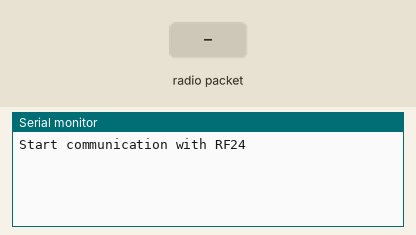
Simulated run of this sketch. Board: Arduino Uno, built with avr-gcc and run on an emulated ATmega328P. On the bench: the last lines printed to the serial monitor. The inputs (shaded band) are chosen by the test bench. No radio packets arrive unless stated.

Above: at 1.2 s.
1.3 s: radio packet "1" arrives
At 1.9 s:
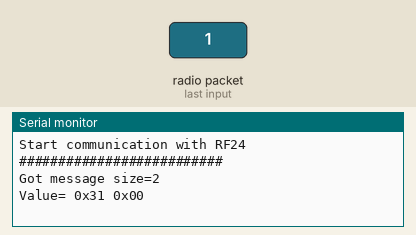
2.8 s: radio packet "0" arrives
At 4.0 s:
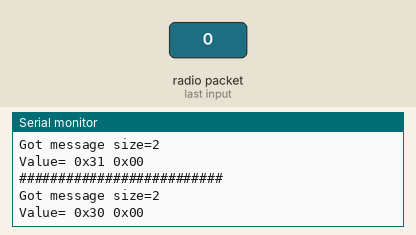
4.3 s: radio packet "2" arrives
At 5.4 s:
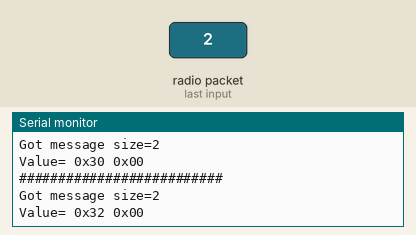

The sketch:

Indicator.ino
```cpp
#include <RFUtil.h>
#include <RF24_config.h>
#include <RF24.h>
#include <printf.h>
#include <nRF24L01.h>

// Address of device. Used for communication in RF network, each device need to have an unique address
#define DEVICE_ADDRESS 0xAA01

// Hardware pins definition
#define PIN_RF_CE 7 // Chip Enable of RF module
#define PIN_RF_CSN 8 // Chip Select Not of RF module

// Setup nRF24L01 radio with SPI bus, CE and CSN pin
RF24 radio(PIN_RF_CE, PIN_RF_CSN);
// RFUtil contains all neccessary meta data and function to use with RF module
// like PIPES_ADDRESS, MAX_PAYLOAD_SIZE, MAX_WAITING_MILLIS...
RFUtil rfUtil;

// Payload variables
// the receive_payload will contains the payload get from RF module in RXMODE
// the send_payload will contains the payload to be send by RF module in TXMODE
char receive_payload[MAX_PAYLOAD_SIZE + 1];
char send_payload[MAX_PAYLOAD_SIZE + 1];
char ack_payload[3];

// This function will send an ACK payload from this device
void sendAckPayload() {
  Serial.println(F("Start sendAckPayload"));
	radio.stopListening();
	radio.write(ack_payload, 3);
	Serial.print(F("Sent message: "));
	rfUtil.printHex8((uint8_t *)ack_payload, 3);
}

// This function will send the payload stored in send_payload
// After the payload has been sent, the device will change in to standby mode to wait for ACK payload from target
void sendPayload(uint8_t payloadSize) {
	radio.stopListening();
	radio.write(send_payload, payloadSize);
	radio.startListening();
	Serial.print(F("Sent message: "));
	rfUtil.printHex8((uint8_t *)send_payload, payloadSize);
}

// This function will make the device stop working and wait for an ACK payload
// in case no ACK payload after a limited time, or the payload receive from target is not an ACK payload,
// the device will resend the payload stored in send_payload
bool waitAckPayload(uint8_t payloadSize) {
	unsigned long startWaitingAt = millis();
	bool timeout = false;
	bool resend = false;
	while (!timeout && !resend) {
		if (radio.available()) {
			uint8_t len = radio.getDynamicPayloadSize();
			radio.read(receive_payload, len);

			// Spew it
			Serial.print(F("Got response size="));
			Serial.println(len);
			Serial.print(F("Value= "));
			rfUtil.printHex8((uint8_t *)receive_payload, len);

			if (rfUtil.isTarget(receive_payload, DEVICE_ADDRESS)) {
				if (receive_payload[2] != CMD_ACK) {
					resend = true;
				}
				else {
					return true;
				}
			}
		}
		if ((millis() - startWaitingAt) > MAX_WAITING_MILLIS) {
			timeout = true;
		}
	}
	if (timeout || resend) {
		return false;
	}
}

// This function will check the payload stored in receive_payload and process based on the content of payload
void processPayload(char payload[], uint8_t payloadSize) {
  // Check the target of payload
  if (rfUtil.isTarget(payload, DEVICE_ADDRESS)) {
    // Payload error detecting
    if (rfUtil.isValidated(payload, payloadSize)) {
      Serial.println(F("Validate OK"));
			// send ACK message
			sendAckPayload();
			// execute command
			uint8_t command = rfUtil.getCommand((uint8_t *)payload);
			switch (command)
			{
				//      case CMD_LOT_STATUS: {
				//        Serial.println(F("Start sending status"));
				//        if (sensorStatus == true) {
				//          payloadSize = rfUtil.generatePayload(send_payload, DEVICE_ADDRESS, CMD_DETECTED);
				//        }
				//        else {
				//          payloadSize = rfUtil.generatePayload(send_payload, DEVICE_ADDRESS, CMD_UNDETECTED);
				//        }
				//        sendPayloadProcess(payloadSize);
				//        break;
				//      }
			default:
				break;
			}
		}
		else {
			Serial.println(F("WRONG CHECKSUM"));
		}
	}
	else {
		//TODO: hop payload
	}
}

// This function will processes the payload by resend the payload multiple times until receive the ACK payload
// The process will break and back to main process of device after a set number of resend
bool sendPayloadProcess(uint8_t payloadSize)
{
	if (payloadSize > 0) {
		bool ack = false;
		uint8_t resendTime = 0;
		while ((!ack) && (resendTime < MAX_RESEND_PAYLOAD)) {
			sendPayload(payloadSize);
			ack = waitAckPayload(payloadSize);
			resendTime++;
		}
		return ack;
	}
	return false;
}

void setup()
{
	// Print preamble
	Serial.begin(115200);
	printf_begin();
	Serial.println(F("Start communication with RF24"));
	// Setup rf radio
	radio.begin();
	radio.enableDynamicPayloads();
	radio.setRetries(5, 15);
	radio.openWritingPipe(rfUtil.getPipeAddress(1));
	radio.openReadingPipe(1, rfUtil.getPipeAddress(0));
	radio.startListening();
	radio.printDetails();
	// Create ack payload
	rfUtil.generateAckPayload(ack_payload, DEVICE_ADDRESS);
}

void loop()
{
	while (true) {
		if (radio.available()) {
			Serial.println("##########################");
			uint8_t payloadSize = radio.getDynamicPayloadSize();
			if (!payloadSize) {
				continue;
			}
			radio.read(receive_payload, payloadSize);

			// Spew it
			Serial.print(F("Got message size="));
			Serial.println(payloadSize);
			Serial.print(F("Value= "));
			rfUtil.printHex8((uint8_t *)receive_payload, payloadSize);

			processPayload(receive_payload, payloadSize);
			radio.startListening();
		}
	}
}
```

Measured:
- after the input at 1.3 s, the serial monitor: prints a new line at once (image 1)
- after the input at 2.8 s, the serial monitor: prints a new line at once (image 2)
- after the input at 4.3 s, the serial monitor: prints a new line at once (image 3)
